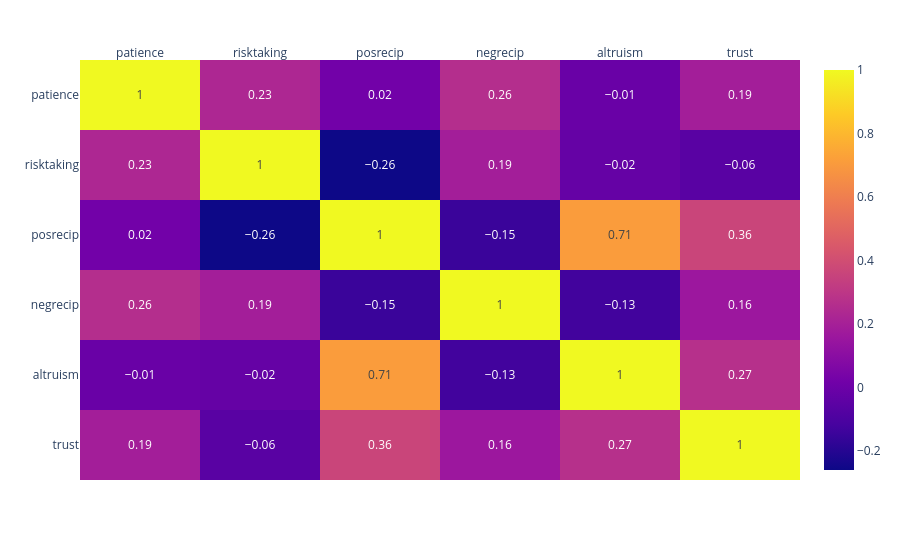

This figure's notebook cell:
### Markdown cell above
Heatmaps are a method of representing data graphically where values are depicted by color, making it easy to visualize complex data and understand it at a glance.

For example, we can represent our correlation matrix. We will use the `.imshow()` function of `plotly.express` ([Documentation](https://plotly.com/python/heatmaps/)).

### Code cell
heatmap_corr = px.imshow(
    gps_corr.values.round(2),         # correlation matrix values, rounded at 2 decimals
    x=list(gps_corr.columns),         # label x-axis
    y=list(gps_corr.index),           # label y-axis
    text_auto=True,                   # add values to the graph
    aspect="auto"                     # automatically adjust aspect (without the option: square)
)
heatmap_corr.update_xaxes(side="top")   # display labels on top (by default: bottom)
heatmap_corr.show()

### Figure 1 — Plotly figure (JSON) as saved in the notebook; plotly's stock layout.template omitted (floating-point values rounded to 4 significant figures)
{"data": [{"coloraxis": "coloraxis", "hovertemplate": "x: %{x}<br>y: %{y}<br>color: %{z}<extra></extra>", "name": "0", "texttemplate": "%{z}", "type": "heatmap", "x": ["patience", "risktaking", "posrecip", "negrecip", "altruism", "trust"], "xaxis": "x", "y": ["patience", "risktaking", "posrecip", "negrecip", "altruism", "trust"], "yaxis": "y", "z": [[1.0, 0.23, 0.02, 0.26, -0.01, 0.19], [0.23, 1.0, -0.26, 0.19, -0.02, -0.06], [0.02, -0.26, 1.0, -0.15, 0.71, 0.36], [0.26, 0.19, -0.15, 1.0, -0.13, 0.16], [-0.01, -0.02, 0.71, -0.13, 1.0, 0.27], [0.19, -0.06, 0.36, 0.16, 0.27, 1.0]]}], "layout": {"coloraxis": {"colorscale": [[0, "#0d0887"], [0.1111, "#46039f"], [0.2222, "#7201a8"], [0.3333, "#9c179e"], [0.4444, "#bd3786"], [0.5556, "#d8576b"], [0.6667, "#ed7953"], [0.7778, "#fb9f3a"], [0.8889, "#fdca26"], [1, "#f0f921"]]}, "margin": {"t": 60}, "xaxis": {"anchor": "y", "domain": [0, 1], "side": "top"}, "yaxis": {"anchor": "x", "autorange": "reversed", "domain": [0, 1]}}}
